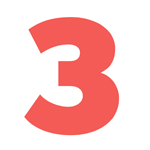
#> input picture PythonImageProcessing/TestData/150x150_3.jpg, 150 x 150 px
$ python PythonImageProcessing.py
#> lines starting #> are read from the running program, lines starting #| are printed output that depends on the picture
### PythonImageProcessing/ImageZoomer.py
from PIL import Image
import numpy as np
import itertools

class FullImageZoomer:
    def __init__(self, image, zoom_factor):
        self.image = image
        self.K = zoom_factor

    """description of class"""
    # [10 lines left out: function PixelReplication, not called in this run]

    def ZoomTwice(self):
        if not is_power_of_two(self.K):
            raise ValueError("K is not power of 2")

        zoom_factor = self.K
        while zoom_factor != 1:
            img = Image.new( 'RGB', (self.image.size[0] * 2 - 1, self.image.size[1] * 2 - 1))
            pixels = img.load()

            original_pixels = self.image.load()

            #Row-wise operation
            for i in range(img.size[0]):
                for j in range(0, img.size[1], 2):
                    if i % 2 == 1:
                        pixels[i,j] = tuple_avg(original_pixels[i / 2 - 1, j/2], original_pixels[i / 2 + 1, j/2])
                    else:
                        pixels[i,j] = original_pixels[i/2, j/2]

            #Column-wise operation
            for i in range(img.size[0]):
                for j in range(1, img.size[1], 2):
                    pixels[i,j] = tuple_avg(original_pixels[i / 2, j/2 - 1], original_pixels[i / 2, j/2 + 1])

            zoom_factor = zoom_factor / 2
            self.image = img

    # [45 lines left out: function ZoomKTimes, not called in this run]

def is_power_of_two(num):
	return num != 0 and ((num & (num - 1)) == 0)

def tuple_avg(xs,ys):
     return tuple(int((x + y) / 2) for x, y in zip(xs, ys))

def tuple_div_mul(xs, K, M):
     return tuple(int((x / K) * M) for x in xs)

def tuple_div(xs, K):
     return tuple(int(x / K) for x in xs)

def tuple_diff(xs,ys):
     return tuple(abs(x - y) for x, y in zip(xs, ys))

def tuple_add(xs,ys):
     return tuple(x + y for x, y in zip(xs, ys))

### PythonImageProcessing/PythonImageProcessing.py
from PIL import Image
from ImageZoomer import FullImageZoomer

img = Image.new( 'RGB', (150, 150), "black")
#> img: PIL image 150x150 RGB; every value is 0
#img = Image.open('TestData/480x320hand.jpg')
#img = Image.open('RGB','TestData/512x512google.png')
img = Image.open('TestData/150x150_3.jpg')
#> img is the input picture: PIL image 150x150 RGB; mean R, G, B 251.6, 204.5, 203
pixels = img.load()

#for i in range(img.size[0]):
#    for j in range(img.size[1]):
#        pixels[i,j] = (i, j, 100)


x = FullImageZoomer(img, 4)
x.ZoomTwice();
#> the loop in ZoomTwice, `while zoom_factor != 1:` made 2 passes
#> zoom_factor on passes 1 to 2: 2, 1
#> pass 1, in ZoomTwice, `self.image = img`:
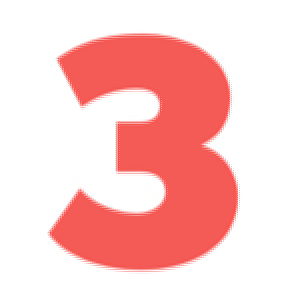
#> self.image: PIL image 299x299 RGB; mean R, G, B 251.5, 204.2, 202.6
#> after the loop in ZoomTwice, `while zoom_factor != 1:`: zoom_factor = 1
x.image.show()
